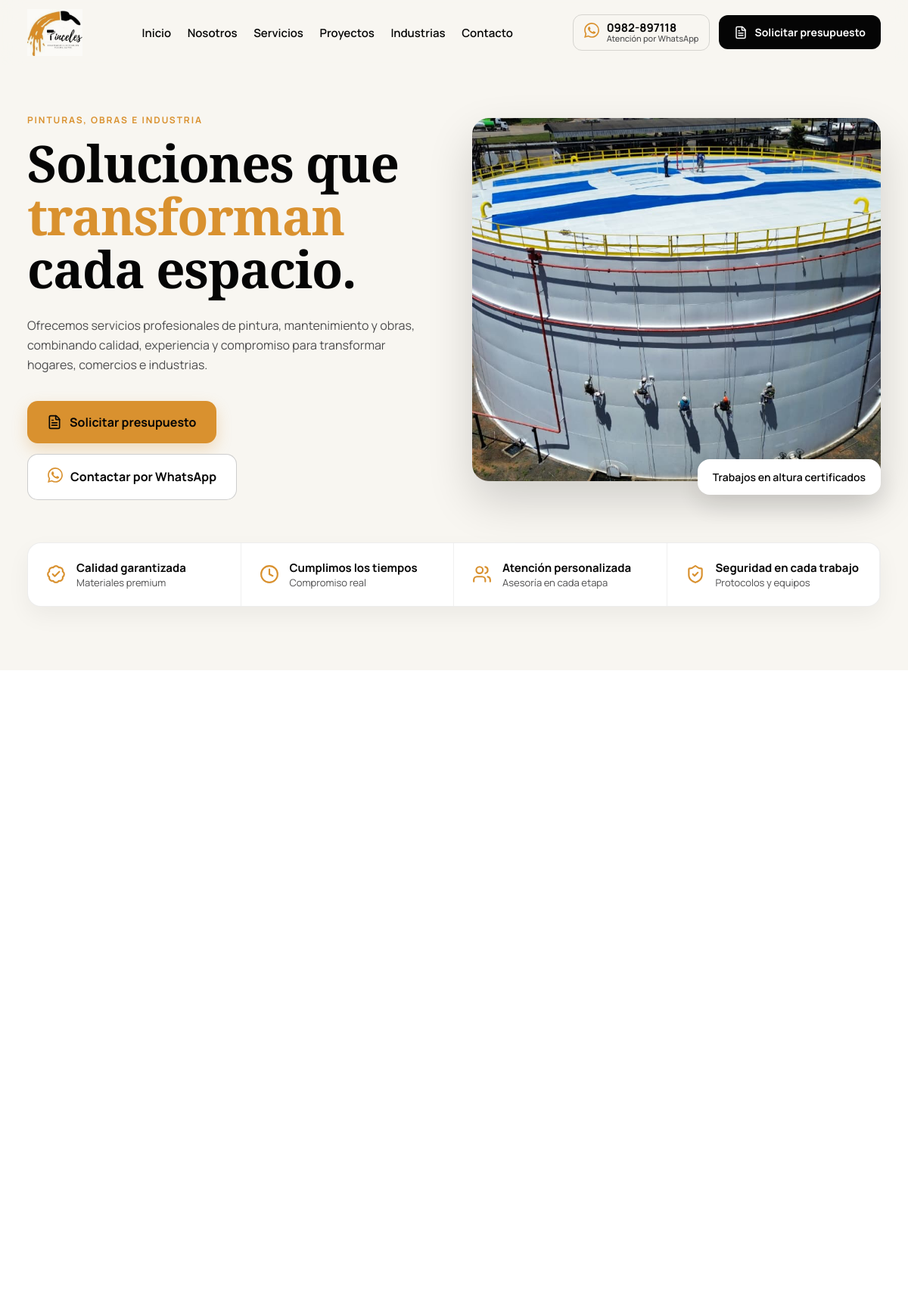
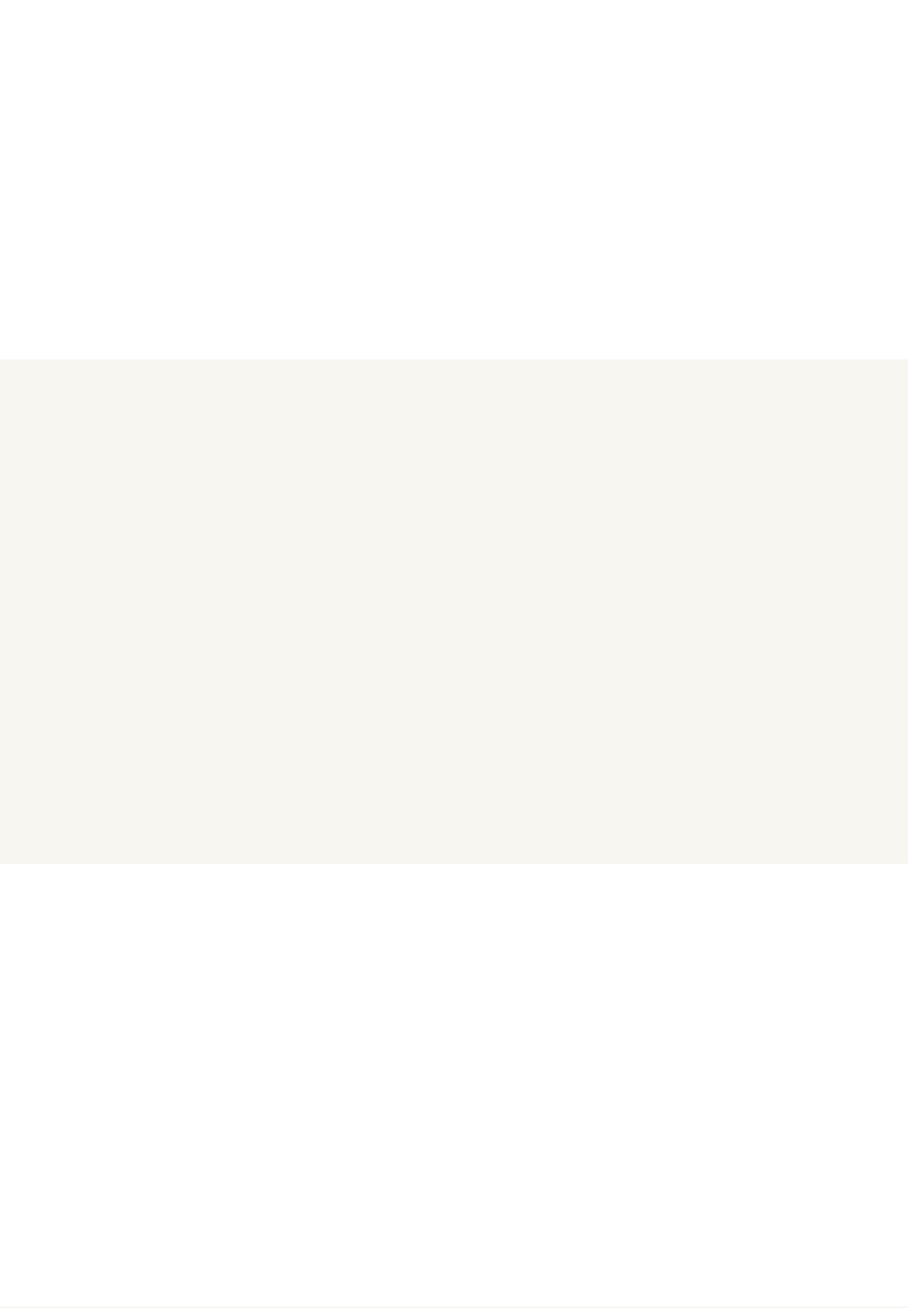
The page / (upper part) on the database its author committed (2 pictures, top to bottom).
### tables this page shows
CREATE TABLE IF NOT EXISTS site_settings (
  id                       INT AUTO_INCREMENT PRIMARY KEY,
  company_name             VARCHAR(160) DEFAULT 'Pinceles',
  slogan                   VARCHAR(255),
  short_description        TEXT,
  logo_url                 VARCHAR(255),
  logo_alt                 VARCHAR(255),
  favicon_url              VARCHAR(255),
  phone_display            VARCHAR(60),
  whatsapp_number          VARCHAR(40),
  whatsapp_default_message TEXT,
  email                    VARCHAR(190),
  address                  VARCHAR(255),
  city                     VARCHAR(120),
  country                  VARCHAR(120),
  coverage                 VARCHAR(160),
  business_hours           VARCHAR(160),
  map_url                  VARCHAR(255),
  copyright_text           VARCHAR(255),
  primary_color            VARCHAR(20) DEFAULT '#D9912F',
  secondary_color          VARCHAR(20) DEFAULT '#DEB97F',
  background_color         VARCHAR(20) DEFAULT '#F8F6F1',
  dark_color               VARCHAR(20) DEFAULT '#050505',
  updated_at               TIMESTAMP DEFAULT CURRENT_TIMESTAMP ON UPDATE CURRENT_TIMESTAMP
);

CREATE TABLE IF NOT EXISTS navigation_items (
  id         INT AUTO_INCREMENT PRIMARY KEY,
  label      VARCHAR(120) NOT NULL,
  href       VARCHAR(190) NOT NULL,
  is_visible TINYINT(1) NOT NULL DEFAULT 1,
  sort_order INT NOT NULL DEFAULT 0
);

CREATE TABLE IF NOT EXISTS hero (
  id                     INT AUTO_INCREMENT PRIMARY KEY,
  eyebrow                VARCHAR(190),
  title_before_highlight VARCHAR(255),
  highlighted_text       VARCHAR(190),
  title_after_highlight  VARCHAR(255),
  description            TEXT,
  image_url             VARCHAR(255),
  image_alt             VARCHAR(255),
  image_badge           VARCHAR(190),
  primary_button_text   VARCHAR(120),
  primary_button_url    VARCHAR(190),
  secondary_button_text VARCHAR(120),
  secondary_button_url  VARCHAR(190),
  is_visible            TINYINT(1) NOT NULL DEFAULT 1
);

CREATE TABLE IF NOT EXISTS trust_items (
  id         INT AUTO_INCREMENT PRIMARY KEY,
  icon       VARCHAR(60),
  title      VARCHAR(190) NOT NULL,
  subtitle   VARCHAR(190),
  is_visible TINYINT(1) NOT NULL DEFAULT 1,
  sort_order INT NOT NULL DEFAULT 0
);

### includes/db.php (called while the page is built, shortened)
<?php
function db(): PDO
{
    static $pdo = null;
    if ($pdo === null) {
        $dsn = 'mysql:host=' . DB_HOST . ';dbname=' . DB_NAME . ';charset=' . DB_CHARSET;
        try {
            $pdo = new PDO($dsn, DB_USER, DB_PASS, [
                PDO::ATTR_ERRMODE            => PDO::ERRMODE_EXCEPTION,
                PDO::ATTR_DEFAULT_FETCH_MODE => PDO::FETCH_ASSOC,
                PDO::ATTR_EMULATE_PREPARES   => false,
            ]);
        } catch (PDOException $e) {
            http_response_code(500);
            exit('Error de conexión a la base de datos. Revisá config.php.');
        }
    }
    return $pdo;
}
function q(string $sql, array $params = []): array
{
    $st = db()->prepare($sql);
    $st->execute($params);
    return $st->fetchAll();
}
function q1(string $sql, array $params = []): ?array
{
    $st = db()->prepare($sql);
    $st->execute($params);
    $row = $st->fetch();
    return $row === false ? null : $row;
}

### includes/data.php (called while the page is built, shortened)
<?php
require_once __DIR__ . '/db.php';
function get_site_content(): array
{
    $settings = q1("SELECT * FROM site_settings LIMIT 1") ?? [];
    $sections = [];
    foreach (q("SELECT * FROM sections WHERE is_visible = 1") as $s) {
        $sections[$s['section_key']] = $s;
    }
    $projects = q("SELECT p.*, c.name AS category_name
                   FROM projects p
                   LEFT JOIN project_categories c ON c.id = p.category_id
                   WHERE p.is_visible = 1 AND p.status = 'published'
                   ORDER BY p.sort_order");
    foreach ($projects as &$p) {
        $p['images'] = q("SELECT * FROM project_images WHERE project_id = ? ORDER BY sort_order", [$p['id']]);
    }
    return [
        'settings'        => $settings,
        'sections'        => $sections,
        'nav'             => q("SELECT * FROM navigation_items WHERE is_visible = 1 ORDER BY sort_order"),
        'hero'            => q1("SELECT * FROM hero WHERE is_visible = 1 LIMIT 1"),
        'trust'           => q("SELECT * FROM trust_items WHERE is_visible = 1 ORDER BY sort_order"),
        'services'        => q("SELECT * FROM services WHERE is_visible = 1 ORDER BY sort_order"),
        'about'           => q1("SELECT * FROM about WHERE is_visible = 1 LIMIT 1"),
        'values'          => q("SELECT * FROM company_values WHERE is_visible = 1 ORDER BY sort_order"),
        'stats'           => q("SELECT * FROM statistics WHERE is_visible = 1 ORDER BY sort_order"),
        'process'         => q("SELECT * FROM process_steps WHERE is_visible = 1 ORDER BY sort_order"),
        'categories'      => q("SELECT * FROM project_categories WHERE is_visible = 1 ORDER BY sort_order"),
        'projects'        => $projects,
        'industries'      => q("SELECT * FROM industries WHERE is_visible = 1 ORDER BY sort_order"),
        'differentiators' => q("SELECT * FROM differentiators WHERE is_visible = 1 ORDER BY sort_order"),
        'testimonials'    => q("SELECT * FROM testimonials WHERE is_visible = 1 AND status = 'published' ORDER BY sort_order"),
        'cta'             => q1("SELECT * FROM cta WHERE is_visible = 1 LIMIT 1"),
        'footer_links'    => q("SELECT * FROM footer_links WHERE is_visible = 1 ORDER BY sort_order"),
    ];
}
function setting(array $settings, string $key, string $default = ''): string
{
    return isset($settings[$key]) && $settings[$key] !== null ? (string) $settings[$key] : $default;
}

### index.php (the view, shortened to what this page needs)
<?php
require_once __DIR__ . '/includes/functions.php';
require_once __DIR__ . '/includes/data.php';
$c        = get_site_content();
$s        = $c['settings'];
$wa       = wa_url(setting($s, 'whatsapp_number'), setting($s, 'whatsapp_default_message'));
$logo     = setting($s, 'logo_url', 'images/logo-pinceles.jpg');
$OCRE     = '#D9912F';
?>
<!DOCTYPE html>
<html lang="es">
<head>
<link rel="stylesheet" href="assets/css/site.css">
</head>
<body>
<header id="header" style="position:fixed;top:0;left:0;right:0;z-index:90;backdrop-filter:blur(14px);-webkit-backdrop-filter:blur(14px);background:rgba(248,246,241,.55);box-shadow:none;transition:background .35s ease,box-shadow .35s ease;">
  <div class="wrap" style="display:flex;align-items:center;justify-content:space-between;gap:20px;padding-top:12px;padding-bottom:12px;">
    <a href="#inicio" aria-label="Pinceles, inicio" style="display:flex;align-items:center;flex-shrink:0;">
      <img src="<?= e($logo) ?>" alt="<?= e(setting($s, 'logo_alt', 'Logo de Pinceles')) ?>" width="140" height="119" style="height:62px;width:auto;display:block;mix-blend-mode:multiply;">
    </a>
    <nav class="nav-desktop" aria-label="Navegación principal" style="align-items:center;gap:clamp(14px,1.8vw,30px);">
      <?php foreach ($c['nav'] as $l): ?>
        <a href="<?= e($l['href']) ?>" style="font-size:15px;font-weight:600;color:#050505;padding:6px 0;"><?= e($l['label']) ?></a>
      <?php endforeach; ?>
    </nav>
    <div class="contact-desktop" style="align-items:center;gap:12px;">
      <a href="<?= e($wa) ?>" target="_blank" rel="noopener" style="display:flex;align-items:center;gap:10px;border:1px solid rgba(5,5,5,.14);border-radius:12px;padding:8px 14px;color:#050505;">
        <span style="color:<?= $OCRE ?>;flex-shrink:0;"><?= wa_icon(20) ?></span>
        <span style="line-height:1.15;">
          <span style="display:block;font-size:15px;font-weight:700;"><?= e(setting($s, 'phone_display')) ?></span>
          <span style="display:block;font-size:11px;color:#4D4D4E;font-weight:500;">Atención por WhatsApp</span>
        </span>
      </a>
      <a href="#contacto" style="display:inline-flex;align-items:center;gap:9px;background:#050505;color:#fff;border-radius:12px;padding:13px 20px;font-size:14px;font-weight:700;"><?= icon('file-text', 18) ?>Solicitar presupuesto</a>
    </div>
  </div>
</header>
<?php if ($c['hero']): $h = $c['hero']; ?>
<section id="inicio" style="position:relative;background:#F8F6F1;padding:clamp(110px,13vw,150px) 0 0;">
  <div class="wrap" style="display:flex;flex-wrap:wrap;align-items:center;gap:clamp(28px,4vw,56px);">
    <div style="flex:1 1 420px;min-width:300px;animation:pincelIn .7s ease both;">
      <?php if ($h['eyebrow']): ?><p class="eyebrow"><?= e($h['eyebrow']) ?></p><?php endif; ?>
      <h1 style="margin:0;font-family:var(--display);font-weight:600;font-size:clamp(40px,5.6vw,72px);line-height:1.04;letter-spacing:-.02em;">
        <?= e($h['title_before_highlight']) ?><span style="color:<?= $OCRE ?>;"><?= e($h['highlighted_text']) ?></span><?= e($h['title_after_highlight']) ?>
      </h1>
      <?php if ($h['description']): ?><p style="margin:26px 0 0;max-width:54ch;font-size:clamp(16px,1.15vw,18px);line-height:1.65;color:#4D4D4E;"><?= e($h['description']) ?></p><?php endif; ?>
      <div style="display:flex;flex-wrap:wrap;gap:14px;margin-top:34px;">
        <a href="<?= e($h['primary_button_url'] ?: '#contacto') ?>" style="display:inline-flex;align-items:center;gap:10px;background:#D9912F;color:#050505;font-weight:700;font-size:16px;padding:17px 26px;border-radius:14px;box-shadow:0 8px 20px rgba(217,145,47,.28);"><?= icon('file-text', 20) ?><?= e($h['primary_button_text'] ?: 'Solicitar presupuesto') ?></a>
        <a href="<?= e($wa) ?>" target="_blank" rel="noopener" style="display:inline-flex;align-items:center;gap:10px;border:1px solid rgba(5,5,5,.2);color:#050505;font-weight:700;font-size:16px;padding:17px 26px;border-radius:14px;background:#fff;"><span style="color:<?= $OCRE ?>;"><?= wa_icon(20) ?></span><?= e($h['secondary_button_text'] ?: 'Contactar por WhatsApp') ?></a>
      </div>
    </div>
    <div style="flex:1 1 420px;min-width:300px;position:relative;">
      <?php if ($h['image_url']): ?><img src="<?= e($h['image_url']) ?>" alt="<?= e($h['image_alt']) ?>" width="1280" height="720" style="position:relative;width:100%;height:clamp(280px,42vw,480px);object-fit:cover;border-radius:22px;box-shadow:0 26px 60px rgba(5,5,5,.16);"><?php endif; ?>
      <?php if ($h['image_badge']): ?><div style="position:relative;margin:-34px 0 0 auto;width:fit-content;background:#fff;border-radius:16px;padding:14px 20px;box-shadow:0 14px 34px rgba(5,5,5,.12);font-size:14px;font-weight:600;"><?= e($h['image_badge']) ?></div><?php endif; ?>
    </div>
  </div>
  <?php if ($c['trust']): ?>
  <div class="wrap" style="margin-top:clamp(34px,5vw,56px);">
    <div style="display:grid;grid-template-columns:repeat(auto-fit,minmax(210px,1fr));background:#fff;border:1px solid rgba(5,5,5,.07);border-radius:18px;overflow:hidden;box-shadow:0 12px 30px rgba(5,5,5,.05);">
      <?php foreach ($c['trust'] as $t): ?>
      <div style="display:flex;align-items:center;gap:14px;padding:22px 24px;border-right:1px solid rgba(5,5,5,.06);">
        <span style="color:<?= $OCRE ?>;flex-shrink:0;"><?= icon($t['icon'], 26) ?></span>
        <span><span style="display:block;font-size:15px;font-weight:700;"><?= e($t['title']) ?></span><?php if ($t['subtitle']): ?><span style="display:block;font-size:13px;color:#4D4D4E;"><?= e($t['subtitle']) ?></span><?php endif; ?></span>
      </div>
      <?php endforeach; ?>
    </div>
  </div>
  <?php endif; ?>
  <div style="height:clamp(50px,7vw,90px);"></div>
</section>
<?php endif; ?>
<?php if ($c['services']): ?>
<section id="servicios" style="padding:clamp(64px,8vw,110px) 0;background:#fff;">
  <div class="wrap">
    <div style="display:grid;grid-template-columns:repeat(auto-fit,minmax(270px,1fr));gap:20px;margin-top:clamp(34px,4vw,54px);">
    </div>
  </div>
</section>
<?php endif; ?>
<?php if ($c['about']): $a = $c['about']; ?>
<section id="nosotros" style="padding:clamp(64px,8vw,110px) 0;background:#F8F6F1;">
  <div class="wrap" style="display:flex;flex-wrap:wrap;gap:clamp(30px,5vw,70px);align-items:center;">
  </div>
</section>
<?php endif; ?>
<?php if ($c['process']): ?>
<section style="padding:clamp(64px,8vw,110px) 0;background:#fff;">
  <div class="wrap">
    <div style="display:grid;grid-template-columns:repeat(auto-fit,minmax(210px,1fr));gap:24px;margin-top:clamp(34px,4vw,54px);">
    </div>
  </div>
</section>
<?php endif; ?>
</body>
</html>

### includes/functions.php (shortened to what this page needs)
<?php
function e(?string $s): string
{
    return htmlspecialchars((string) $s, ENT_QUOTES, 'UTF-8');
}
function wa_url(?string $number, ?string $message = null): string
{
    $n = preg_replace('/\D/', '', (string) $number);
    $base = 'https://wa.me/' . $n;
    return $message ? $base . '?text=' . rawurlencode($message) : $base;
}
function icon(?string $name, int $size = 24, string $color = ''): string
{
    $style = 'width:' . $size . 'px;height:' . $size . 'px;' . ($color ? 'color:' . $color . ';' : '');
    return '<i data-lucide="' . e($name) . '" style="' . $style . '"></i>';
}
function wa_icon(int $size = 22): string
{
    return '<svg viewBox="0 0 24 24" width="' . $size . '" height="' . $size . '" fill="currentColor" aria-hidden="true"><path d="M17.472 14.382c-.297-.149-1.758-.867-2.03-.967-.273-.099-.471-.148-.67.15-.197.297-.767.966-.94 1.164-.173.199-.347.223-.644.075-.297-.15-1.255-.463-2.39-1.475-.883-.788-1.48-1.761-1.653-2.059-.173-.297-.018-.458.13-.606.134-.133.298-.347.446-.52.149-.174.198-.298.298-.497.099-.198.05-.371-.025-.52-.075-.149-.669-1.612-.916-2.207-.242-.579-.487-.5-.669-.51-.173-.008-.371-.01-.57-.01-.198 0-.52.074-.792.372-.272.297-1.04 1.016-1.04 2.479 0 1.462 1.065 2.875 1.213 3.074.149.198 2.096 3.2 5.077 4.487.709.306 1.262.489 1.694.625.712.227 1.36.195 1.871.118.571-.085 1.758-.719 2.006-1.413.248-.694.248-1.289.173-1.413-.074-.124-.272-.198-.57-.347m-5.421 7.403h-.004a9.87 9.87 0 0 1-5.031-1.378l-.361-.214-3.741.982.998-3.648-.235-.374a9.86 9.86 0 0 1-1.51-5.26c.001-5.45 4.436-9.884 9.888-9.884 2.64 0 5.122 1.03 6.988 2.898a9.825 9.825 0 0 1 2.893 6.994c-.003 5.45-4.437 9.884-9.885 9.884m8.413-18.297A11.815 11.815 0 0 0 12.05 0C5.495 0 .16 5.335.157 11.892c0 2.096.547 4.142 1.588 5.945L.057 24l6.305-1.654a11.882 11.882 0 0 0 5.683 1.448h.005c6.554 0 11.89-5.335 11.893-11.893a11.821 11.821 0 0 0-3.48-8.413Z"/></svg>';
}

### assets/css/site.css (style rules this page uses)
:root { --ocre: #D9912F; --ocre-oscuro: #b8761f; --ocre-claro: #DEB97F; --negro: #050505; --gris: #4D4D4E; --marfil: #F8F6F1; --error: #B23B2F; --display: 'Playfair Display', Georgia, serif; --sans: 'Manrope', system-ui, sans-serif; }
* { box-sizing: border-box; }
html { scroll-behavior: smooth; scroll-padding-top: 96px; }
body { margin: 0; background: #fff; color: var(--negro); font-family: var(--sans); -webkit-font-smoothing: antialiased; overflow-x: hidden; max-width: 100vw; }
a { color: var(--ocre); text-decoration: none; }
img { max-width: 100%; }
[data-lucide] { display: inline-block; vertical-align: middle; }
.wrap { max-width: 1280px; margin: 0 auto; padding: 0 clamp(18px, 3vw, 36px); }
.eyebrow { margin: 0 0 14px; font-size: 12px; font-weight: 700; letter-spacing: .16em; text-transform: uppercase; color: var(--ocre); }
.nav-desktop, .contact-desktop { display: flex; }

### rows shown on the page
site_settings: logo_url (picture), phone_display "0982-897118"
navigation_items: label "Inicio"
navigation_items: label "Nosotros"
navigation_items: label "Servicios"
navigation_items: label "Proyectos"
navigation_items: label "Industrias"
navigation_items: label "Contacto"
hero: eyebrow "PINTURAS, OBRAS E INDUSTRIA", title_before_highlight "Soluciones que", highlighted_text "transforman", title_after_highlight "cada espacio.", description "Ofrecemos servicios profesionales de pintura, mantenimiento y obras, combinando calidad, experiencia y compromiso para transformar hogares, comercios e industrias.", primary_button_text "Solicitar presupuesto", secondary_button_text "Contactar por WhatsApp", image_url (picture), image_badge "Trabajos en altura certificados"
trust_items: title "Calidad garantizada", subtitle "Materiales premium"
trust_items: title "Cumplimos los tiempos", subtitle "Compromiso real"
trust_items: title "Atención personalizada", subtitle "Asesoría en cada etapa"
trust_items: title "Seguridad en cada trabajo", subtitle "Protocolos y equipos"
